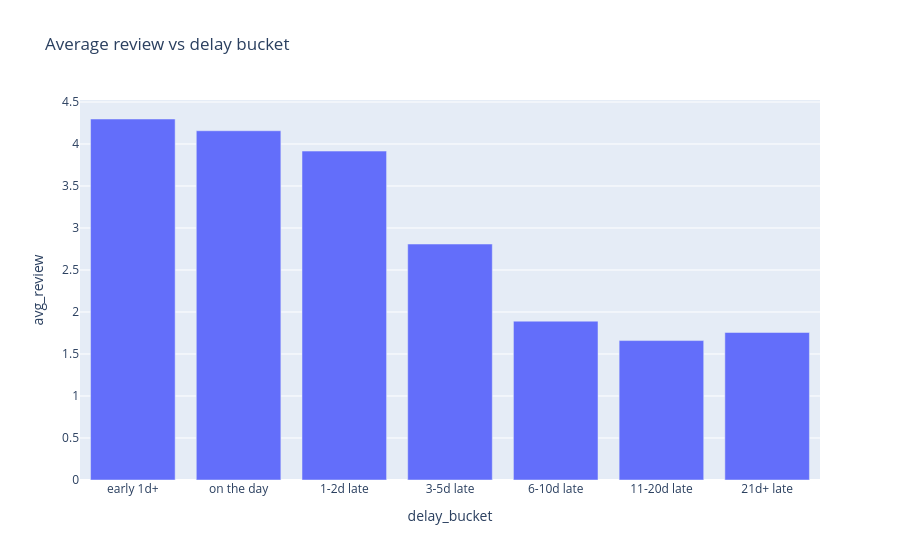
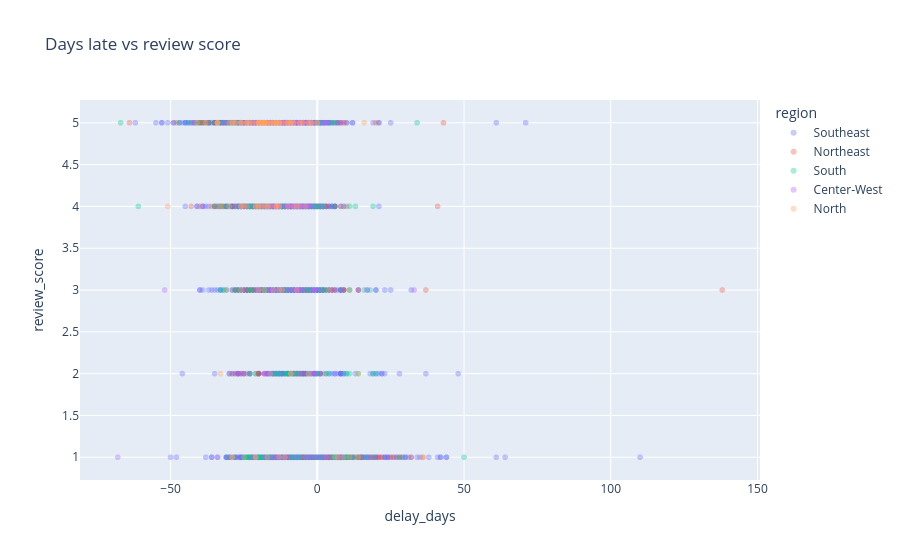

The notebook cell saved with these charts, in order:
### Markdown cell above
## Story 4 — Sentiment correlation

If late deliveries cause bad reviews, on-time scores should beat late scores, and the score should fall as delay grows.

### Code cell
print('on time', summary['on_time_review'], 'late', summary['late_review'], 'gap', summary['review_gap'])
sent = pd.DataFrame(summary['sentiment_table'])
fig = px.bar(sent, x='delay_bucket', y='avg_review', title='Average review vs delay bucket')
fig.show()
sample = audit.sample(min(len(audit), 8000), random_state=7)
fig2 = px.scatter(sample, x='delay_days', y='review_score', color='region', opacity=0.35,
                  title='Days late vs review score')
fig2.show()

### Figure 1 — Plotly figure (JSON) as saved in the notebook; plotly's stock layout.template omitted (floating-point values rounded to 4 significant figures)
{"data": [{"hovertemplate": "delay_bucket=%{x}<br>avg_review=%{y}<extra></extra>", "legendgroup": "", "marker": {"color": "#636efa", "pattern": {"shape": ""}}, "name": "", "orientation": "v", "showlegend": false, "textposition": "auto", "type": "bar", "x": ["early 1d+", "on the day", "1-2d late", "3-5d late", "6-10d late", "11-20d late", "21d+ late"], "xaxis": "x", "y": [4.298, 4.158, 3.916, 2.809, 1.891, 1.66, 1.756], "yaxis": "y"}], "layout": {"barmode": "relative", "legend": {"tracegroupgap": 0}, "title": {"text": "Average review vs delay bucket"}, "xaxis": {"anchor": "y", "domain": [0.0, 1.0], "title": {"text": "delay_bucket"}}, "yaxis": {"anchor": "x", "domain": [0.0, 1.0], "title": {"text": "avg_review"}}}}

### Figure 2 — Plotly figure (JSON) as saved in the notebook; plotly's stock layout.template omitted (floating-point values rounded to 4 significant figures; data arrays with more than 128 entries replaced by an {"elided": "..."} marker saying what was removed)
{"data": [{"hovertemplate": "region=Southeast<br>delay_days=%{x}<br>review_score=%{y}<extra></extra>", "legendgroup": "Southeast", "marker": {"color": "#636efa", "opacity": 0.35, "symbol": "circle"}, "mode": "markers", "name": "Southeast", "showlegend": true, "type": "scattergl", "x": {"elided": "5521 int values"}, "xaxis": "x", "y": {"elided": "5521 float values"}, "yaxis": "y"}, {"hovertemplate": "region=Northeast<br>delay_days=%{x}<br>review_score=%{y}<extra></extra>", "legendgroup": "Northeast", "marker": {"color": "#EF553B", "opacity": 0.35, "symbol": "circle"}, "mode": "markers", "name": "Northeast", "showlegend": true, "type": "scattergl", "x": {"elided": "702 int values"}, "xaxis": "x", "y": {"elided": "702 float values"}, "yaxis": "y"}, {"hovertemplate": "region=South<br>delay_days=%{x}<br>review_score=%{y}<extra></extra>", "legendgroup": "South", "marker": {"color": "#00cc96", "opacity": 0.35, "symbol": "circle"}, "mode": "markers", "name": "South", "showlegend": true, "type": "scattergl", "x": {"elided": "1141 int values"}, "xaxis": "x", "y": {"elided": "1141 float values"}, "yaxis": "y"}, {"hovertemplate": "region=Center-West<br>delay_days=%{x}<br>review_score=%{y}<extra></extra>", "legendgroup": "Center-West", "marker": {"color": "#ab63fa", "opacity": 0.35, "symbol": "circle"}, "mode": "markers", "name": "Center-West", "showlegend": true, "type": "scattergl", "x": {"elided": "503 int values"}, "xaxis": "x", "y": {"elided": "503 float values"}, "yaxis": "y"}, {"hovertemplate": "region=North<br>delay_days=%{x}<br>review_score=%{y}<extra></extra>", "legendgroup": "North", "marker": {"color": "#FFA15A", "opacity": 0.35, "symbol": "circle"}, "mode": "markers", "name": "North", "showlegend": true, "type": "scattergl", "x": {"elided": "133 int values"}, "xaxis": "x", "y": {"elided": "133 float values"}, "yaxis": "y"}], "layout": {"legend": {"title": {"text": "region"}, "tracegroupgap": 0}, "title": {"text": "Days late vs review score"}, "xaxis": {"anchor": "y", "domain": [0.0, 1.0], "title": {"text": "delay_days"}}, "yaxis": {"anchor": "x", "domain": [0.0, 1.0], "title": {"text": "review_score"}}}}
